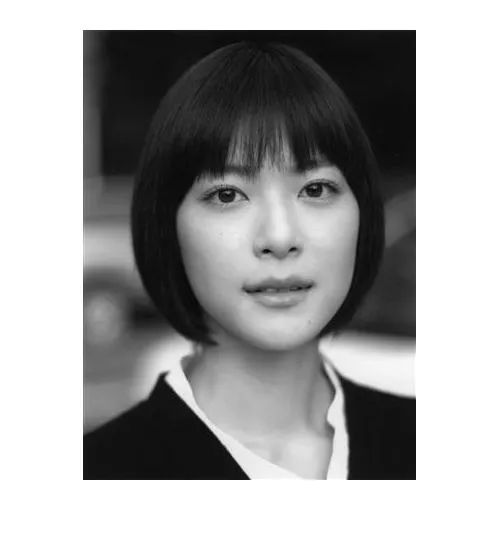
#> input picture Ch14_SVD/svd/test.jpg, 498 x 536 px
$ python svdds.py
#> lines starting #> are read from the running program, lines starting #| are printed output that depends on the picture; after the words box and inside, x2 and y2 are one past the last pixel; in counts of white or black regions, pixels touching at a corner belong together
# coding: utf-8
# Author: shelley
# 2020/6/2211:24
import numpy as np
import cv2

img = cv2.imread('test.jpg')
#> img is the input picture: shape (536, 498, 3); min 2, max 255, mean 160.5
img = cv2.cvtColor(img, cv2.COLOR_RGB2GRAY)
#> img: shape (536, 498)
print(img.shape)
#| (536, 498)
print(type(img))
#| <class 'numpy.ndarray'>
U,s,V = np.linalg.svd(img)
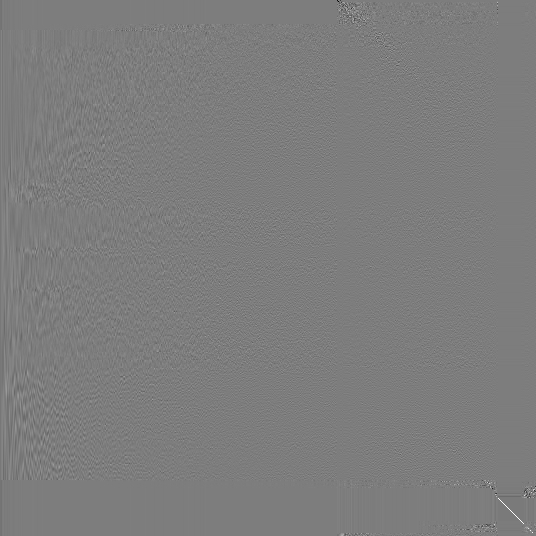
#> U: shape (536, 536) float64; min -0.947, max 0.977, mean -6.75e-05; drawn with min black and max white
#> s = 498 values, max 92165.6 at index 0, min 5.17e-12 at index 497, mean 399.4
# print(s[0:10])
# exit(0)
print('U',U.shape)
#| U (536, 536)
print('s', s.shape)
#| s (498,)
print('V', V.shape)
#| V (498, 498)
dia = np.zeros((img.shape[0],img.shape[1]))
dia[0,0]=s[0]
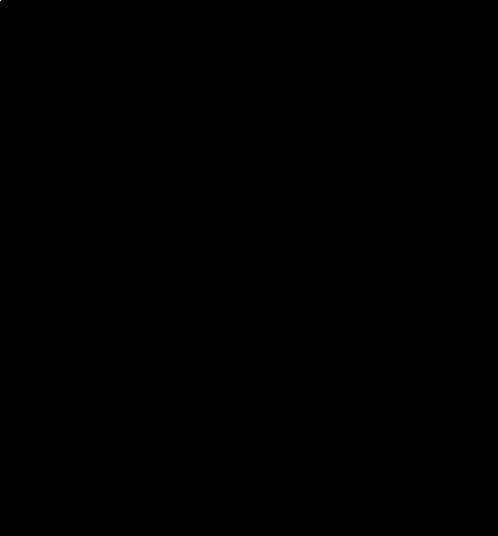
#> dia: shape (536, 498) float64; values 0 (black) and 92165.6 (white), 0% white in thin lines or dots, all inside (x1, y1, x2, y2) = (0, 0, 1, 1)

a0 = s[0]*np.matmul(U[:,0:1],V[0:1,:])
print(a0.shape)
#| (536, 498)
cv2.imwrite('a1.jpg',a0)
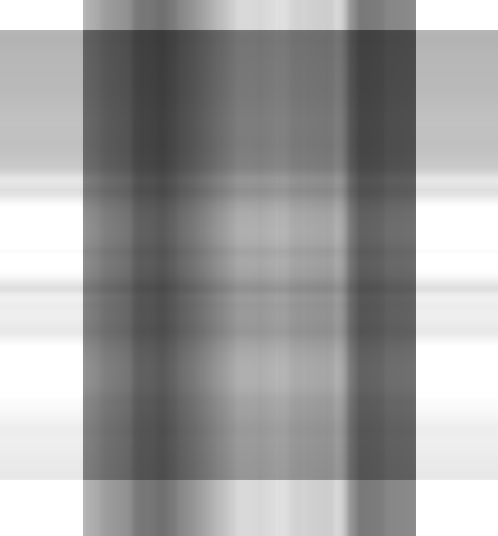
#> saved as a1.jpg: shape (536, 498); min 59, max 255, mean 158.9
a1 = s[1]*np.matmul(U[:,0:2],V[0:2,:])
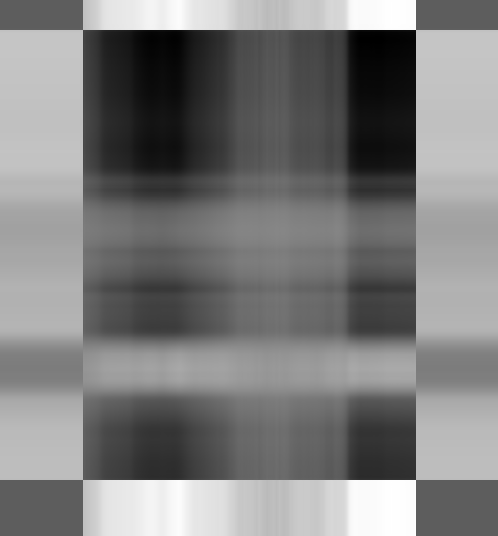
#> a1: shape (536, 498) float64; min -73.24, max 164.8, mean 43.9; drawn with min black and max white
a2 = s[2]*np.matmul(U[:,0:3],V[0:3,:])

a3 = s[3]*np.matmul(U[:,0:4],V[0:4,:])
a4 = s[4]*np.matmul(U[:,0:5],V[0:5,:])

a = a0+a1+a2+a3+a4
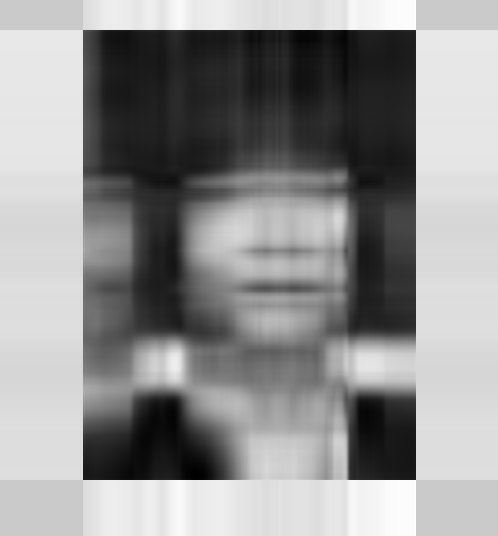
#> a: shape (536, 498) float64; min -51.7, max 477.6, mean 250.7; drawn with min black and max white
cv2.imwrite('a.jpg',a)

sum_a = 0
for i in range(20):
    sum_a += s[i]*np.matmul(U[:,0:i+1],V[0:i+1,:])
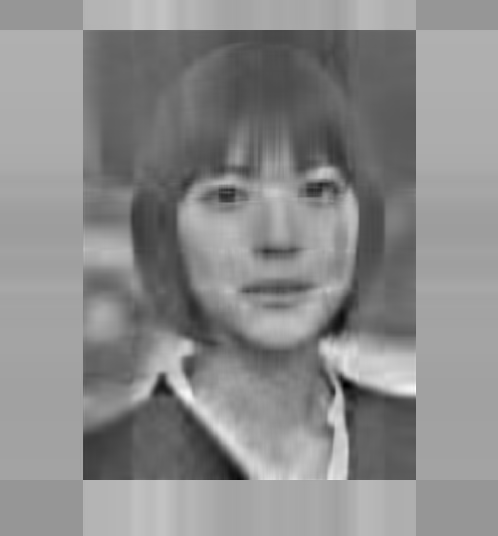
#> sum_a: shape (536, 498) float64; min -805.1, max 1225.7, mean 301.5; drawn with min black and max white
cv2.imwrite('sum_a.jpg',sum_a)
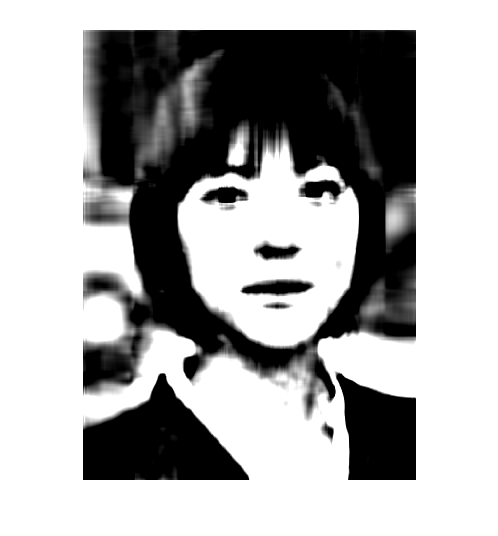
#> saved as sum_a.jpg: shape (536, 498); min 0, max 255, mean 169.4
